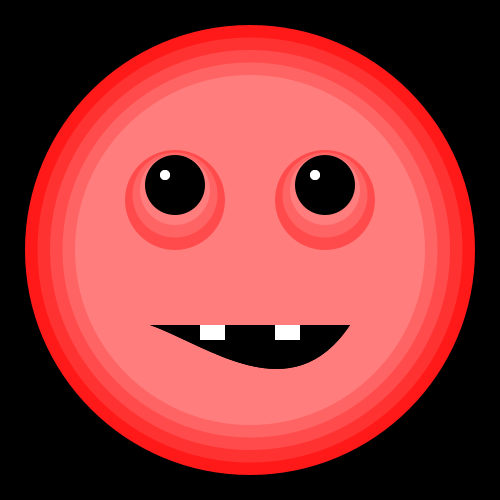
Frame 1 (no input)
Frame 60 (the mouse pressed at the canvas centre just before this capture): identical to frame 1, image omitted
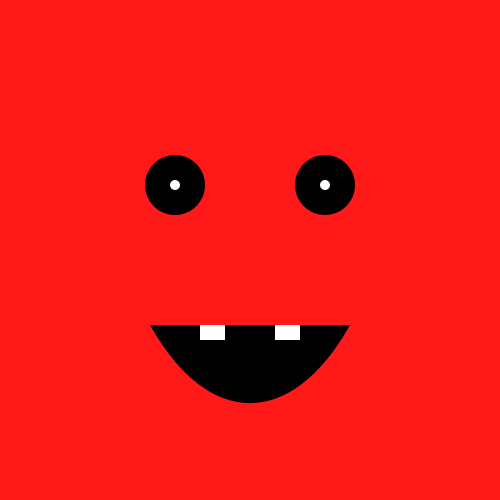
Frame 120 (the mouse held since frame 60 and released just before this capture)

The Processing sketch that drew these frames (run headless with seeded random() and noise(); from frame 60 on, the mouse is pressed at the canvas centre):

// Processing sketch: processing_85131
// ── processing_85131.pde

/*****************************************
* Header Title: Liz's Animated Monster
* my first animation
* Thank you Matt Richard for teaching this class! 
* Liz Seibert - 1/11/13
*****************************************/

// declare your variables here
int x, y;// will be used to reference the mouse position
int ellipse_diameter = 200;// this is the diameter of the ellispe. Change value to change ellipse diameter
boolean is_mouse_pressed = true;

// setup
void setup(){
  // the setup function gets executed first thing
  // when the sketch loads and only is executed once
  size(500, 500); //size(width, height); in pixels
  smooth(); //this turns on anti-aliasing, makes things look pretty
}

// draw
void draw(){
  // When planning out the sketch you must think back to front like a painting.
  // The first things that you draw will get overlapped by the later things
  
  // 1. turn all pixels on the screen black
  background(0);
  
  noStroke();// no outline

  // 2. Head - ellipse(x, y, width, height);
  fill(255, 25, 25);
  ellipse(250, 250, 450, 450);
  fill(255, 50, 50);
  ellipse(250, 250, 425, 425);
  fill(255, 75, 75);
  ellipse(250, 250, 400, 400);
  fill(255, 100, 100);
  ellipse(250, 250, 375, 375);
  fill(255, 125, 125);
  ellipse(250, 250, 350, 350);
  
  // 3. eyes - rect(x, y, width, height);
  
  fill(255, 75, 75);// outer eye
  ellipse(175, 200, 100, 100);
  ellipse(325, 200, 100, 100);
 
   fill(255, 100, 100);// outer eye
  ellipse(175, 195, 85, 85);
  ellipse(325, 195, 85, 85);
  
  fill(255, 125, 125);// outer eye
  ellipse(175, 190, 70, 70);
  ellipse(325, 190, 70, 70);
 
  fill(0);// black eye center
//stroke(0);//  eye color
  //strokeWeight(5);// thicker stroke to act as eye color
  ellipse(175, 185, 60, 60);
  ellipse(325, 185, 60, 60);
  
  noStroke();
  
   // 6. nostrils
    //fill(0);// white dot
    //ellipse(225, 280, 20, 10);
    //ellipse(275, 280, 20, 10);
    
    
  x = mouseX;
  y = mouseY;

 if ( x > 250 && y < 250) {
   
  fill(255);// white dot
  ellipse(185, 175, 10, 10);
  ellipse(335, 175, 10, 10);
  fill(0); // mouth 
  curve(0, -200, 150, 325, 350, 325, 500, 200);
  
 }
 
  if ( x > 250 && y > 250) {
   
  fill(255);// white dot
  ellipse(185, 195, 10, 10);
  ellipse(335, 195, 10, 10);
  fill(0); // mouth 
  curve(0, -200, 150, 325, 350, 325, 500, 200);
  
 }
 
  if ( x < 250 && y > 250) {
   
  fill(255);// white dot
  ellipse(165, 195, 10, 10);
  ellipse(315, 195, 10, 10);
  fill(0); // mouth 
  curve(0, 200, 150, 325, 350, 325, 500, -200);
  
 }

  if ( x < 250 && y < 250) {
   
    fill(255);// white dot
    ellipse(165, 175, 10, 10);
    ellipse(315, 175, 10, 10);
     fill(0); // mouth 
    curve(0, 200, 150, 325, 350, 325, 500, -200);
//  fill(0); // mouth 
//  curve(0, -200, 150, 325, 350, 325, 500, -200);
  
}

  if ( x < 250 && y < 250) {
   
    fill(255);// white dot
    ellipse(165, 175, 10, 10);
    ellipse(315, 175, 10, 10);
     fill(0); // mouth 
    curve(0, 200, 150, 325, 350, 325, 500, -200);

  
}

  
  if (is_mouse_pressed == false) {
  
  fill(255, 125, 125); //face
  ellipse(250, 250, 350, 350); 
  
  fill(255, 75, 75);// outer eye
  ellipse(175, 200, 100, 100);
  ellipse(325, 200, 100, 100);
 
   fill(255, 100, 100);// outer eye
  ellipse(175, 195, 85, 85);
  ellipse(325, 195, 85, 85);
  
  fill(255, 125, 125);// outer eye
  ellipse(175, 190, 70, 70);
  ellipse(325, 190, 70, 70);
  
  fill(255, 25, 25); //color field
  rect(0, 0, 500, 500);
  
  fill(0); // mouth 
  curve(0, -300, 150, 325, 350, 325, 500, -300);
  
  fill(0);// black eye center
  ellipse(175, 185, 60, 60);
  ellipse(325, 185, 60, 60);
  
  fill(255);// white dot
  ellipse(175, 185, 10, 10);
  ellipse(325, 185, 10, 10);
  
  }
  
// 5. teeth - ellipse(x, y, width, height);
  fill(255);// white
  rect(200, 325, 25, 15);
  rect(275, 325, 25, 15);
}



  
void mousePressed(){
 println("quit pressing me");
 if( is_mouse_pressed == true){
   is_mouse_pressed = false;
 }
 else if( is_mouse_pressed == false){
   is_mouse_pressed = true;
 }
 
}
